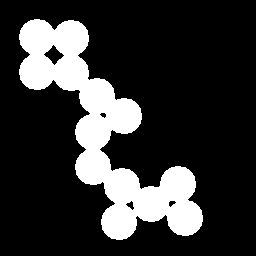
%> input picture MASTER_mispa/TUT.IMG.image_segmentation_watershed/python/circles.tif, 256 x 256 px
$ octave demo.m   (GNU Octave 9; MATLAB toolbox functions it lacks are replaced by stand-ins)
%> lines starting %> are read from the running program, lines starting %| are printed output that depends on the picture; in (x1, y1, x2, y2) boxes, pixels count from 0 and x2, y2 are one past the last pixel; in counts of white or black regions, pixels touching at a corner belong together; the program's own positions count from 1
### MASTER_mispa/TUT.IMG.image_segmentation_watershed/matlab/viewImage.m
function viewImage(A)
B=double(A);
mmax=max(max(B));
mmin=min(min(B));
if (mmax == mmin) B=0;
else B=uint8(255*(B-min(min(B)))/(max(max(B))-min(min(B))));
end
colormap gray;axis image;
imshow(B);

### MASTER_mispa/TUT.IMG.image_segmentation_watershed/matlab/sobel.m
function B=sobel(A)
C=double(A);
h1=[1 2 1;0 0 0;-1 -2 -1];
h2=h1';
C1=filter2(h1,C,'same');
C2=filter2(h2,C,'same');
B=sqrt(C1.^2+C2.^2);

### MASTER_mispa/TUT.IMG.image_segmentation_watershed/matlab/demo.m
%% Watershed segmentation

%% 0 - Cleaning

close all;clc

%% 1 - distance map and watershed
% read binary image
A=imread('circles.tif');
%> A is the input picture: size 256x256 uint8; 20.1% white; 1 white region, box (x1, y1, x2, y2) and area: (19, 19, 203, 240) 13199
% distance map
dist=bwdist(~A);
% watershed
watf=watershed(imcomplement(dist));
%> watf: size 256x256 uint8; 14 distinct labels, from 0 to 13
watf=(watf==0);
%> watf: size 256x256 logical; 3% white in thin lines or dots
% separation of the grains
B=A & ~watf;
%> B: size 256x256 logical; 19.7% white; 13 white regions, largest, box (x1, y1, x2, y2) and area: (167, 201, 203, 236) 1012, (101, 205, 137, 240) 1009, (19, 55, 54, 90) 1006
% visualisation
figure
subplot(2,2,1);viewImage(A);title('Original image');
%> in viewImage, `mmax=max(max(B));`: mmax = 255
%> in viewImage, `mmin=min(min(B));`: mmin = 0
imwrite(A,'A.jpg')
subplot(2,2,2);viewImage(dist);title('Distance map');
dist2=uint8(255*(dist-min(min(dist)))/(max(max(dist))-min(min(dist))));
imwrite(dist2,'dist.jpg')
subplot(2,2,3);viewImage(watf);title('Wathershed');
%> in viewImage (call 3), `B=double(A);`: B: size 256x256 double; values 0 (black) and 1 (white), 3% white in thin lines or dots
%> in viewImage (call 3), `else B=uint8(255*(B-min(min(B)))/(max(max(B))-min(min(B))));`: B: size 256x256 uint8; 3% white in thin lines or dots
subplot(2,2,4);viewImage(B);title('Separation of the grains');
imwrite(B,'B.png')

%% 2 - Wathershed and gradients

% read grayscale image
A=imread('gel.jpg');
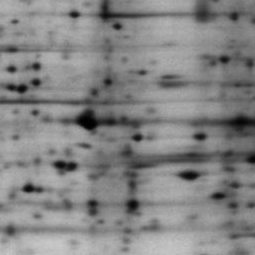
%> input picture MASTER_mispa/TUT.IMG.image_segmentation_watershed/matlab/gel.jpg, 255 x 255 px
%> A is the input picture: size 255x255 uint8; min 0, max 201, mean 131.9
% gradient
gradient=sobel(A);
%> in sobel, `C1=filter2(h1,C,'same');`:
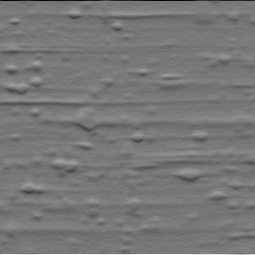
%> C1: size 255x255 double; min -697, max 784, mean -0.5; drawn with min black and max white
imwrite(uint8(gradient*255. / max(gradient(:))), 'gradient.png');
rm=imregionalmin(gradient);
%> rm: size 255x255 logical; 5.4% white in thin lines or dots
imwrite(rm, 'minima_gradient.png');
% watershed
wat=watershed(gradient);
wat=(wat==0);
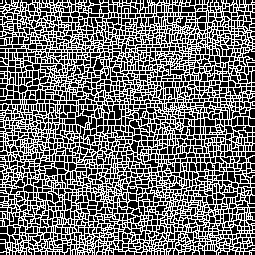
%> wat: size 255x255 logical; 42.2% white in thin lines or dots
% visualisation
figure
subplot(2,2,1);viewImage(A);title('Original image');
%> in viewImage (call 5), `mmax=max(max(B));`: mmax = 201
%> in viewImage (call 5), `else B=uint8(255*(B-min(min(B)))/(max(max(B))-min(min(B))));`:
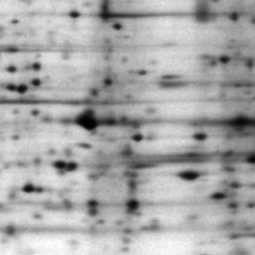
%> B: size 255x255 uint8; min 0, max 255, mean 167.3
subplot(2,2,2);viewImage(gradient);title('Gradient image');
subplot(2,2,3);viewImage(rm);title('Minima of gradient image');
%> in viewImage (call 7), `B=double(A);`: B: size 255x255 double; values 0 (black) and 1 (white), 5.4% white in thin lines or dots
%> in viewImage (call 7), `else B=uint8(255*(B-min(min(B)))/(max(max(B))-min(min(B))));`: B: size 255x255 uint8; 5.4% white in thin lines or dots
subplot(2,2,4);viewImage(wat);title('Watershed');
%> in viewImage (call 8), `B=double(A);`: B: size 255x255 double; values 0 (black) and 1 (white), 42.2% white in thin lines or dots
%> in viewImage (call 8), `else B=uint8(255*(B-min(min(B)))/(max(max(B))-min(min(B))));`: B: size 255x255 uint8; 42.2% white in thin lines or dots
imwrite(wat, 'wat.png');

% Watershed of the gradient after filtering the image
% read image
A=imread('gel.jpg');
% filtering
se = strel('disk',2);
AA=imopen(A,se);
f=imclose(AA,se);
% gradient
gradient=sobel(f);
rm=imregionalmin(gradient);
%> rm: size 255x255 logical; 4.9% white in thin lines or dots
imwrite(rm, 'minima_filtered.png');
% watershed
wat=watershed(gradient);
%> wat: size 255x255 uint16
wat=(wat==0);
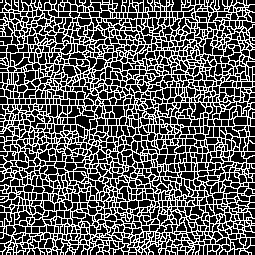
%> wat: size 255x255 logical; 34.9% white in thin lines or dots
% visualisation
figure
subplot(2,2,1);viewImage(A);title('Original image');
subplot(2,2,2);viewImage(f);title('Filtered image');
subplot(2,2,3);viewImage(rm);title('Minima : gradient of filtered image');
%> in viewImage (call 11), `B=double(A);`: B: size 255x255 double; values 0 (black) and 1 (white), 4.9% white in thin lines or dots
%> in viewImage (call 11), `else B=uint8(255*(B-min(min(B)))/(max(max(B))-min(min(B))));`: B: size 255x255 uint8; 4.9% white in thin lines or dots
subplot(2,2,4);viewImage(wat);title('Watershed');
%> in viewImage (call 12), `B=double(A);`: B: size 255x255 double; values 0 (black) and 1 (white), 34.9% white in thin lines or dots
%> in viewImage (call 12), `else B=uint8(255*(B-min(min(B)))/(max(max(B))-min(min(B))));`: B: size 255x255 uint8; 34.9% white in thin lines or dots
imwrite(wat, 'wat_filtered.png');

%% 3 - Watershed constrained by markers

% internal markers: minima of the filtered image
se = strel('disk',2);
AA=imopen(A,se);
f=imclose(AA,se);
rm=imregionalmin(f);
%> rm: size 255x255 logical; 3% white in thin lines or dots
rm = bwulterode(rm);
%> rm: size 255x255 logical; 0.34% white in thin lines or dots
% external markers: watershed of filtered image
watf=watershed(f);
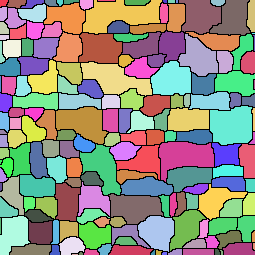
%> watf: size 255x255 uint8; 179 distinct labels, from 0 to 178; one colour per label, 0 black
watf=(watf==0);
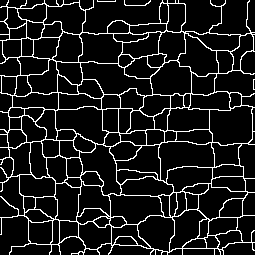
%> watf: size 255x255 logical; 10.6% white in thin lines or dots
% display markers
figure
subplot(1,2,1);viewImage(rm);title('internal markers: minima of the filtered image');
%> in viewImage (call 13), `B=double(A);`: B: size 255x255 double; values 0 (black) and 1 (white), 0.34% white in thin lines or dots
%> in viewImage (call 13), `else B=uint8(255*(B-min(min(B)))/(max(max(B))-min(min(B))));`: B: size 255x255 uint8; 0.34% white in thin lines or dots
subplot(1,2,2);viewImage(watf);title('external markers: waterhed of filtered image');
%> in viewImage (call 14), `B=double(A);`: B: size 255x255 double; values 0 (black) and 1 (white), 10.6% white in thin lines or dots
%> in viewImage (call 14), `else B=uint8(255*(B-min(min(B)))/(max(max(B))-min(min(B))));`: B: size 255x255 uint8; 10.6% white in thin lines or dots
imwrite(rm, 'int_markers.png');
imwrite(watf, 'ext_markers.png');
% contrain the minima
gradient=sobel(f);
minima=max(rm,watf);
mie=imimposemin(gradient, minima);

% watershed constraint
watc=watershed(mie);
watc=(watc==0);
% over-impose original markers and segmentation
seg=A;
seg(watc==1)=255;
% visualisation
figure
subplot(2,2,1);viewImage(f);title('Filtered image');
subplot(2,2,2);viewImage(gradient);title('Gradient of filtered image');
subplot(2,2,3);viewImage(minima);title('Minima');
subplot(2,2,4);viewImage(seg);title('Segmentation');
imwrite(seg, 'segmentation.png');
